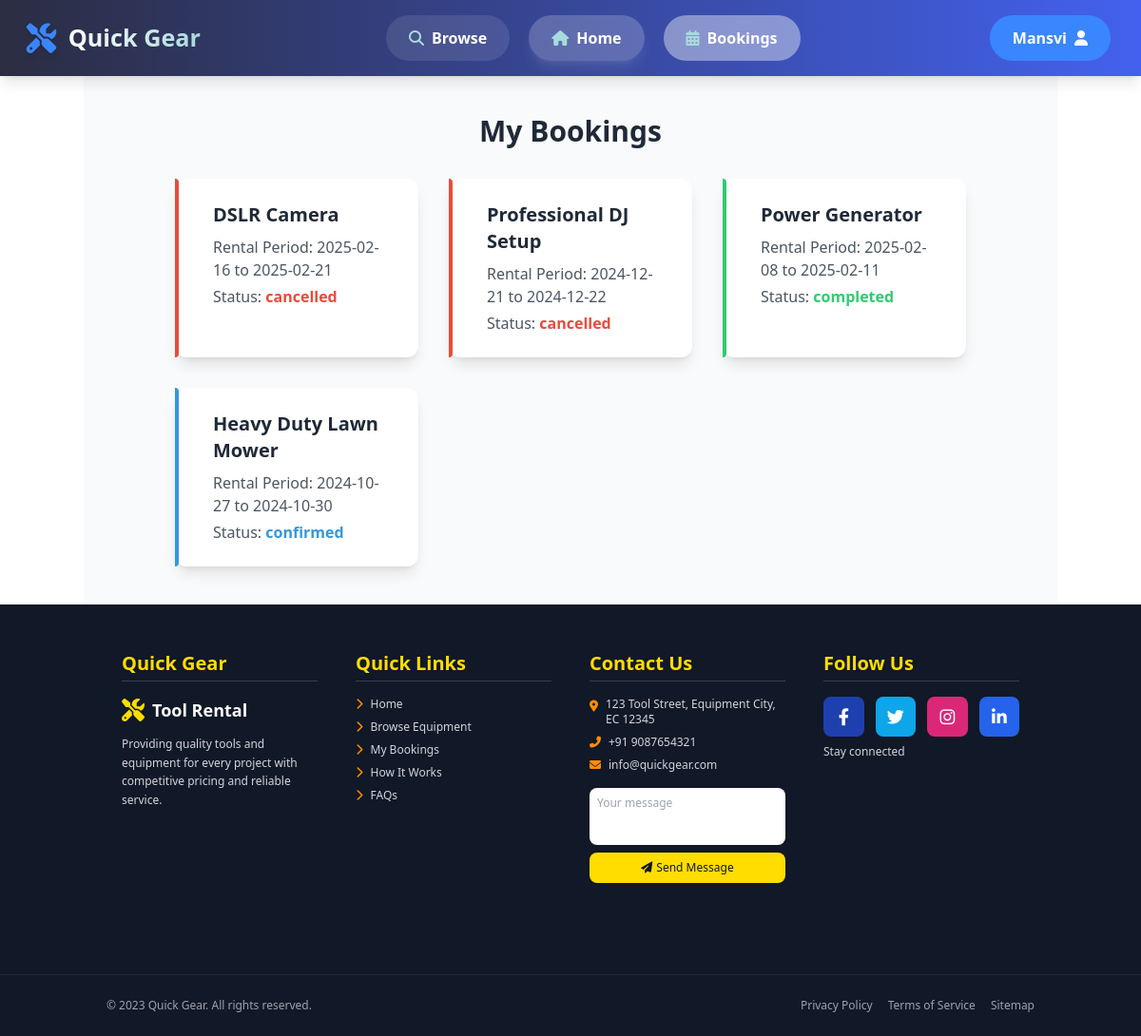
The page /bookings.php (signed in) on the database its author committed.
### tables this page shows
CREATE TABLE `bookings` (
  `id` int(11) NOT NULL,
  `user_id` int(11) NOT NULL DEFAULT 0,
  `product_id` int(11) NOT NULL,
  `full_name` varchar(255) NOT NULL,
  `email` varchar(255) NOT NULL,
  `phone` varchar(50) NOT NULL,
  `start_date` date NOT NULL,
  `end_date` date NOT NULL,
  `message` text DEFAULT NULL,
  `booking_date` timestamp NOT NULL DEFAULT current_timestamp(),
  `status` varchar(20) DEFAULT 'pending'
);

CREATE TABLE `products` (
  `id` int(11) NOT NULL,
  `name` varchar(255) NOT NULL,
  `category` varchar(50) NOT NULL,
  `description` text NOT NULL,
  `price` decimal(10,2) NOT NULL,
  `price_type` varchar(20) NOT NULL,
  `deposit` decimal(10,2) NOT NULL,
  `status` varchar(20) NOT NULL,
  `image` text NOT NULL,
  `features` text NOT NULL
);

### data/bookings_data.php (called while the page is built, shortened)
<?php
$host = "localhost";
$dbname = "quick-gear-db";
$user = "root";
$pass = "";
$userId = $_SESSION['user_id'];
try {
    $pdo = new PDO("mysql:host=$host;dbname=$dbname;charset=utf8", $user, $pass);
    $pdo->setAttribute(PDO::ATTR_ERRMODE, PDO::ERRMODE_EXCEPTION);
    $query = "SELECT bookings.*, products.name AS item_name
              FROM bookings
              JOIN products ON bookings.product_id = products.id
              WHERE bookings.user_id = :user_id";
    $stmt = $pdo->prepare($query);
    $stmt->bindParam(':user_id', $userId, PDO::PARAM_INT);
    $stmt->execute();
    $bookings = $stmt->fetchAll(PDO::FETCH_ASSOC);
} catch (PDOException $e) {
    error_log($e->getMessage());
    $bookings = [];
}
?>

### bookings.php (the view, shortened to what this page needs)
<?php
include './includes/header.php';
include './data/bookings_data.php';
?>
<head>
    <link rel="stylesheet" href="https://cdnjs.cloudflare.com/ajax/libs/font-awesome/6.4.0/css/all.min.css">
    <script src="https://cdn.tailwindcss.com"></script>
</head>
<main class="container mx-auto py-10 bg-gray-50 px-24">
    <h2 class="text-3xl font-bold text-gray-800 mb-8 text-center">My Bookings</h2>
    <div class="grid grid-cols-1 sm:grid-cols-2 lg:grid-cols-3 gap-8">
        <?php foreach ($bookings as $booking): ?>
            <?php
            $statusColor = ($booking['status'] === 'completed') ? '#2ecc71' :
                (($booking['status'] === 'pending') ? '#f1c40f' :
                    (($booking['status'] === 'confirmed') ? '#3498db' : '#e74c3c'));
            ?>
            <div class="relative bg-white p-6 rounded-xl shadow-lg transition transform hover:scale-105 hover:shadow-2xl">
                <div class="absolute inset-y-0 left-0 w-1 rounded-r-xl"
                    style="background-color: <?= htmlspecialchars($statusColor) ?>;"></div>
                <div class="ml-4">
                    <h3 class="text-xl font-bold text-gray-800 mb-2"><?= htmlspecialchars($booking['item_name']) ?></h3>
                    <p class="text-gray-600 mb-1">Rental Period: <?= htmlspecialchars($booking['start_date']) ?> to
                        <?= htmlspecialchars($booking['end_date']) ?>
                    </p>
                    <p class="text-gray-600">Status:
                        <span class="font-semibold" style="color: <?= htmlspecialchars($statusColor) ?>">
                            <?= htmlspecialchars($booking['status']) ?>
                        </span>
                    </p>
                </div>
            </div>
        <?php endforeach; ?>
    </div>
</main>
<?php include './includes/footer.php'; ?>

### rows shown on the page
bookings: product.name "DSLR Camera", start_date "2025-02-16", end_date "2025-02-21", status "cancelled"
bookings: product.name "Professional DJ Setup", start_date "2024-12-21", end_date "2024-12-22", status "cancelled"
bookings: product.name "Power Generator", start_date "2025-02-08", end_date "2025-02-11", status "completed"
bookings: product.name "Heavy Duty Lawn Mower", start_date "2024-10-27", end_date "2024-10-30", status "confirmed"

### other values the page prints
$_SESSION['user_name'] "Mansvi"
